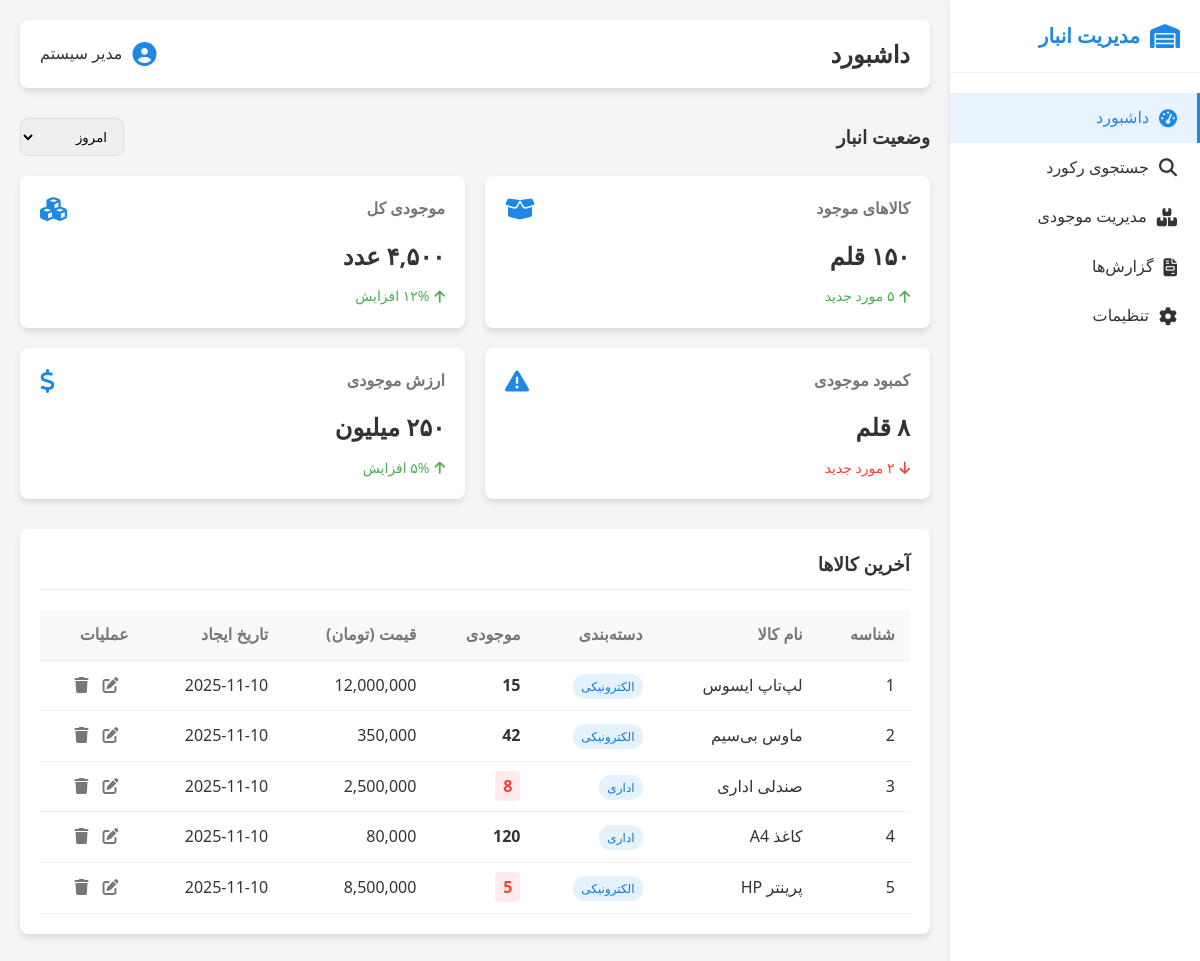
/dashboard, run on the app's committed database.
### tables this page shows
CREATE TABLE products (
                id INTEGER PRIMARY KEY AUTOINCREMENT,
                name TEXT NOT NULL,
                category TEXT,
                quantity INTEGER DEFAULT 0,
                price INTEGER DEFAULT 0,
                description TEXT,
                created_at TIMESTAMP DEFAULT CURRENT_TIMESTAMP,
                updated_at TIMESTAMP DEFAULT CURRENT_TIMESTAMP
            );

### routes/main.py (the view)
@main_bp.route('/dashboard')
def dashboard():
    products = Product.get_all()
    return render_template('dashboard.html', products=products)

### models/database.py (called while the page is built)
def get_db_connection():
    conn = sqlite3.connect(Config.DATABASE)
    conn.row_factory = sqlite3.Row
    return conn

### models/models.py (called while the page is built)
    @staticmethod
    def get_all():
        conn = get_db_connection()
        try:
            products = conn.execute('SELECT * FROM products ORDER BY created_at DESC').fetchall()
            return products
        finally:
            conn.close()

### templates/dashboard.html (shortened to what this page needs)
{% extends "base.html" %}
{% block page_title %}داشبورد{% endblock %}
{% block content %}
<div class="dashboard-header">
    <h3>وضعیت انبار</h3>
    <div class="date-filter">
        <select>
            <option>امروز</option>
        </select>
    </div>
</div>
<div class="dashboard-cards">
    <div class="dashboard-card">
        <div class="card-header">
            <h4>کالاهای موجود</h4>
            <i class="fas fa-box-open"></i>
        </div>
        <div class="card-value">۱۵۰ قلم</div>
        <div class="card-change positive">
            <i class="fas fa-arrow-up"></i>
            <span>۵ مورد جدید</span>
        </div>
    </div>
    <div class="dashboard-card">
        <div class="card-header">
            <h4>موجودی کل</h4>
            <i class="fas fa-cubes"></i>
        </div>
        <div class="card-value">۴,۵۰۰ عدد</div>
        <div class="card-change positive">
            <i class="fas fa-arrow-up"></i>
            <span>۱۲% افزایش</span>
        </div>
    </div>
    <div class="dashboard-card">
        <div class="card-header">
            <h4>کمبود موجودی</h4>
            <i class="fas fa-exclamation-triangle"></i>
        </div>
        <div class="card-value">۸ قلم</div>
        <div class="card-change negative">
            <i class="fas fa-arrow-down"></i>
            <span>۲ مورد جدید</span>
        </div>
    </div>
    <div class="dashboard-card">
        <div class="card-header">
            <h4>ارزش موجودی</h4>
            <i class="fas fa-dollar-sign"></i>
        </div>
        <div class="card-value">۲۵۰ میلیون</div>
        <div class="card-change positive">
            <i class="fas fa-arrow-up"></i>
            <span>۵% افزایش</span>
        </div>
    </div>
</div>
<div class="recent-products">
    <h3>آخرین کالاها</h3>
    <div class="table-container">
        <table class="data-table">
            <thead>
                <tr>
                    <th>شناسه</th>
                    <th>نام کالا</th>
                    <th>دسته‌بندی</th>
                    <th>موجودی</th>
                    <th>قیمت (تومان)</th>
                    <th>تاریخ ایجاد</th>
                    <th>عملیات</th>
                </tr>
            </thead>
            <tbody>
                {% for product in products %}
                <tr>
                    <td>{{ product.id }}</td>
                    <td>{{ product.name }}</td>
                    <td>
                        <span class="category-badge">{{ product.category }}</span>
                    </td>
                    <td>
                        <span class="quantity {% if product.quantity < 10 %}low-stock{% endif %}">
                            {{ product.quantity }}
                        </span>
                    </td>
                    <td>{{ "{:,}".format(product.price) }}</td>
                    <td>{{ product.created_at[:10] }}</td>
                    <td>
                        <button class="btn-action"><i class="fas fa-edit"></i></button>
                        <button class="btn-action"><i class="fas fa-trash"></i></button>
                    </td>
                </tr>
                {% endfor %}
            </tbody>
        </table>
    </div>
</div>
{% endblock %}

### templates/base.html (shortened to what this page needs)
<!DOCTYPE html>
<html lang="fa" dir="rtl">
<head>
    <link rel="stylesheet" href="https://cdnjs.cloudflare.com/ajax/libs/font-awesome/6.4.0/css/all.min.css">
</head>
<body>
    <div class="container">
        <div class="sidebar">
            <div class="logo">
                <i class="fas fa-warehouse"></i>
                <h1>مدیریت انبار</h1>
            </div>
            <ul class="menu">
                <li class="menu-item {% if request.path == '/' or request.path == '/dashboard' %}active{% endif %}">
                    <a href="{{ url_for('main.dashboard') }}">
                        <i class="fas fa-tachometer-alt"></i>
                        <span>داشبورد</span>
                    </a>
                </li>
                <li class="menu-item {% if request.path == '/search' %}active{% endif %}">
                    <a href="{{ url_for('search.search') }}">
                        <i class="fas fa-search"></i>
                        <span>جستجوی رکورد</span>
                    </a>
                </li>
                <li class="menu-item">
                    <a href="#">
                        <i class="fas fa-boxes"></i>
                        <span>مدیریت موجودی</span>
                    </a>
                </li>
                <li class="menu-item">
                    <a href="#">
                        <i class="fas fa-file-invoice"></i>
                        <span>گزارش‌ها</span>
                    </a>
                </li>
                <li class="menu-item {% if request.path.startswith('/settings') %}active{% endif %}">
                    <a href="{{ url_for('settings.settings') }}">
                        <i class="fas fa-cog"></i>
                        <span>تنظیمات</span>
                    </a>
                </li>
            </ul>
        </div>
        <div class="main-content">
            <div class="header">
                <h2>{% block page_title %}صفحه اصلی{% endblock %}</h2>
                <div class="user-info">
                    <i class="fas fa-user-circle"></i>
                    <span>مدیر سیستم</span>
                </div>
            </div>
            <div class="content">
                {% block content %}{% endblock %}
            </div>
        </div>
    </div>
</body>
</html>

### templates/base.html (style rules this page uses)
:root { --primary-color: #1e88e5; --primary-dark: #1565c0; --primary-light: #64b5f6; --secondary-color: #f5f5f5; --text-color: #333; --text-light: #777; --white: #ffffff; --success: #4caf50; --warning: #ff9800; --error: #f44336; --shadow: 0 4px 6px rgba(0, 0, 0, 0.1); --border-radius: 8px; }
* { margin: 0; padding: 0; box-sizing: border-box; font-family: 'Segoe UI', Tahoma, Geneva, Verdana, sans-serif; }
body { background-color: var(--secondary-color); color: var(--text-color); line-height: 1.6; direction: rtl; }
.container { display: flex; min-height: 100vh; }
.sidebar { width: 250px; background-color: var(--white); box-shadow: var(--shadow); padding: 20px 0; }
.logo { display: flex; align-items: center; padding: 0 20px 20px; border-bottom: 1px solid #eee; margin-bottom: 20px; }
.logo i { font-size: 24px; color: var(--primary-color); margin-left: 10px; }
.logo h1 { font-size: 20px; color: var(--primary-color); }
.menu { list-style: none; }
.menu-item { padding: 12px 20px; display: flex; align-items: center; cursor: pointer; transition: all 0.2s; border-right: 3px solid transparent; }
.menu-item.active { background-color: rgba(30, 136, 229, 0.1); border-right: 3px solid var(--primary-color); color: var(--primary-color); }
.menu-item a { display: flex; align-items: center; text-decoration: none; color: inherit; width: 100%; }
.menu-item i { margin-left: 10px; font-size: 18px; }
.main-content { flex: 1; padding: 20px; overflow-y: auto; }
.header { display: flex; justify-content: space-between; align-items: center; margin-bottom: 30px; background-color: var(--white); padding: 15px 20px; border-radius: var(--border-radius); box-shadow: var(--shadow); }
.user-info { display: flex; align-items: center; }
.user-info i { font-size: 24px; color: var(--primary-color); margin-left: 10px; }

### templates/dashboard.html (style rules this page uses)
.dashboard-header { display: flex; justify-content: space-between; align-items: center; margin-bottom: 20px; }
.date-filter select { padding: 8px 12px; border-radius: var(--border-radius); border: 1px solid #ddd; }
.dashboard-cards { display: grid; grid-template-columns: repeat(4, 1fr); gap: 20px; margin-bottom: 30px; }
.dashboard-card { background-color: var(--white); padding: 20px; border-radius: var(--border-radius); box-shadow: var(--shadow); }
.card-header { display: flex; justify-content: space-between; align-items: center; margin-bottom: 15px; }
.card-header h4 { font-size: 16px; color: var(--text-light); }
.card-header i { font-size: 24px; color: var(--primary-color); }
.card-value { font-size: 24px; font-weight: bold; margin-bottom: 10px; }
.card-change { display: flex; align-items: center; font-size: 14px; }
.card-change.positive { color: var(--success); }
.card-change.negative { color: var(--error); }
.card-change i { margin-left: 5px; }
.recent-products { background-color: var(--white); padding: 20px; border-radius: var(--border-radius); box-shadow: var(--shadow); margin-bottom: 30px; }
.recent-products h3 { margin-bottom: 20px; padding-bottom: 10px; border-bottom: 1px solid #eee; }
.table-container { overflow-x: auto; }
.data-table { width: 100%; border-collapse: collapse; }
.data-table th, .data-table td { padding: 12px 15px; text-align: right; border-bottom: 1px solid #eee; }
.data-table th { background-color: #f9f9f9; font-weight: 600; color: var(--text-light); }
.btn-action { background: none; border: none; cursor: pointer; color: var(--text-light); margin-right: 10px; transition: color 0.3s; font-size: 16px; }
.category-badge { background-color: #e3f2fd; color: #1976d2; padding: 4px 8px; border-radius: 12px; font-size: 12px; font-weight: 500; }
.quantity { font-weight: bold; }
.quantity.low-stock { color: var(--error); background-color: #ffebee; padding: 4px 8px; border-radius: 4px; }
@media (max-width: 1200px) { .dashboard-cards { grid-template-columns: repeat(2, 1fr); } }

### data on the page
products: id "1", name "لپ‌تاپ ایسوس", category "الکترونیکی", quantity "15", price "12,000,000", created_at "2025-11-10"
products: id "2", name "ماوس بی‌سیم", category "الکترونیکی", quantity "42", price "350,000", created_at "2025-11-10"
products: id "3", name "صندلی اداری", category "اداری", quantity "8", price "2,500,000", created_at "2025-11-10"
products: id "4", name "کاغذ A4", category "اداری", quantity "120", price "80,000", created_at "2025-11-10"
products: id "5", name "پرینتر HP", category "الکترونیکی", quantity "5", price "8,500,000", created_at "2025-11-10"
